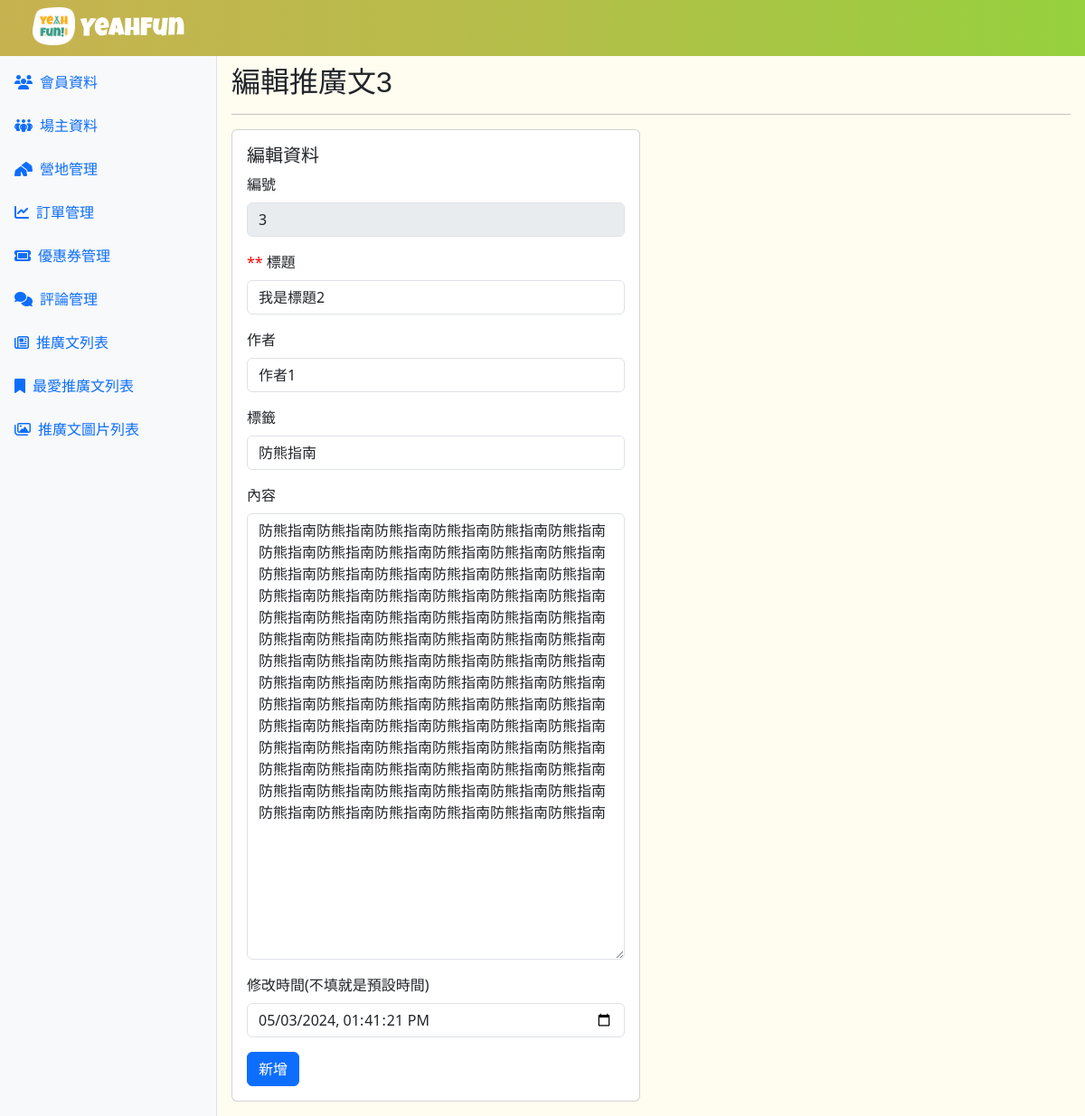
The page /edit-blog.php?id=3 on the database its author committed.
### tables this page shows
CREATE TABLE `blog` (
  `id` int NOT NULL,
  `title` varchar(255) NOT NULL,
  `author` varchar(255) NOT NULL,
  `blog_tag` varchar(255) NOT NULL,
  `content` text NOT NULL,
  `create_at` datetime NOT NULL DEFAULT CURRENT_TIMESTAMP
);

### edit-blog.php (the view, shortened to what this page needs)
<?php
require __DIR__ . '/config/pdo-connect.php';
$id = isset($_GET['id']) ? intval($_GET['id']) : 0;
$sql = "SELECT * FROM blog WHERE id=$id";
$row = $pdo->query($sql)->fetch();
?>
<?php include __DIR__. '/parts/html-head.php'?>
<?php include __DIR__. '/parts/navbar.php'?>
<main class="main-content p-3">
  <div class="d-flex justify-content-between align-items-center">
    <h2 class="m-0">編輯推廣文<?=$id?></h2>
  </div>
  <hr />
  <div class="row">
  <div class="col-6">
      <div class="card" >
        <div class="card-body">
          <h5 class="card-title">編輯資料</h5>
          <form name="form1" onsubmit="sendData(event)" >
  <div class="mb-3">
    <label for="id" class="form-label"> 編號</label>
    <input type="text" class="form-control" id="id" name="" value="<?= $row['id'] ?>" disabled>
        </div>
  <div class="mb-3">
    <label for="title" class="form-label"><span class="required">**</span> 標題</label>
    <input type="text" class="form-control" id="title" name="title" value="<?= $row['title'] ?>">
        </div>
  <div class="mb-3">
    <label for="author" class="form-label">作者</label>
    <input type="text" class="form-control" id="author" name="author" value="<?= $row['author'] ?>">
        </div>
  <div class="mb-3">
    <label for="tag" class="form-label">標籤</label>
    <input type="text" class="form-control" id="tag" name="tag" value="<?= $row['blog_tag'] ?>">
        </div>
  <div class="mb-3">
    <label for="content" class="form-label">內容</label>
    <textarea class="form-control" id="content" name="content" rows="20" ><?= $row['content'] ?></textarea>
        </div>
        <div class="mb-3">
    <label for="datetime" class="form-label">修改時間(不填就是預設時間)</label>
    <input type="datetime-local" class="form-control" id="datetime" name="datetime" step="1" value="<?= $row['create_at'] ?>">
        </div>
        <button type="submit" class="btn btn-primary">新增</button>
</form>
      </div>
    </div>
  </div>
  </div>
</main>
<?php include __DIR__. '/parts/html-foot.php'?>

### parts/html-head.php (style rules this page uses)
:root { --aside-width: 240px; --page-top: 56px; --primary-1: #389b87; --secondary-1: #929311; --secondary-2: #c1c202; --secondary-3: #fdaf17; --secondary-4: #fffcf0; --white: white; --black: black; --grey-800: #575757; --grey-600: #757575; --grey-400: #c4c4c4; --grey-200: #f7f7f7; --white: #ffffff; --h1: 48px; --h2: 32px; --h3: 28px; --h4: 24px; --h5: 20px; --h6: 18px; --p: 16px; --p2: 14px; --p3: 12px; --p4: 10px; --h4-weight: 600; }
.main-content { margin: var(--page-top) 0 0 var(--aside-width); }
body { background-color: var(--secondary-4); }
h2 { font-family: 'Noto Sans TC', sans-serif; }

### edit-blog.php (style rules this page uses)
.required { color: red; }

### rows shown on the page
blog: id "3", title "我是標題2", author "作者1", tag "防熊指南", content "防熊指南防熊指南防熊指南防熊指南防熊指南防熊指南防熊指南防熊指南防熊指南防熊指南防熊指南防熊指南防熊指南防熊指南防熊指南防熊指南防熊指南防熊指南防熊指南防熊指南防熊指南防熊指南防熊指南防熊指南防熊指南防熊指南防熊指南防熊指南防熊指南防熊指南防熊指南防熊指南防熊指南防熊指南防熊指南防熊指南防熊指南防熊指南防熊指南防熊指南防熊指南防熊指南防熊指南防熊指南防熊指南防熊指南防熊指南防熊指南防熊指南防熊指南防熊指南防熊指南防熊指南防熊指南防熊指南防熊指南防熊指南防熊指南防熊指南防熊指南防熊指南防熊指南防熊指南防熊指南防熊指南防熊指南防熊指南防熊指南防熊指南防熊指南防熊指南防熊指南防熊指南防熊指南防熊指南防熊指南防熊指南防熊指南防熊指南防熊指南防熊指南防熊指南防熊指南防熊指南", datetime "05/03/2024 13:41:21"

### other values the page prints
$id "3"
